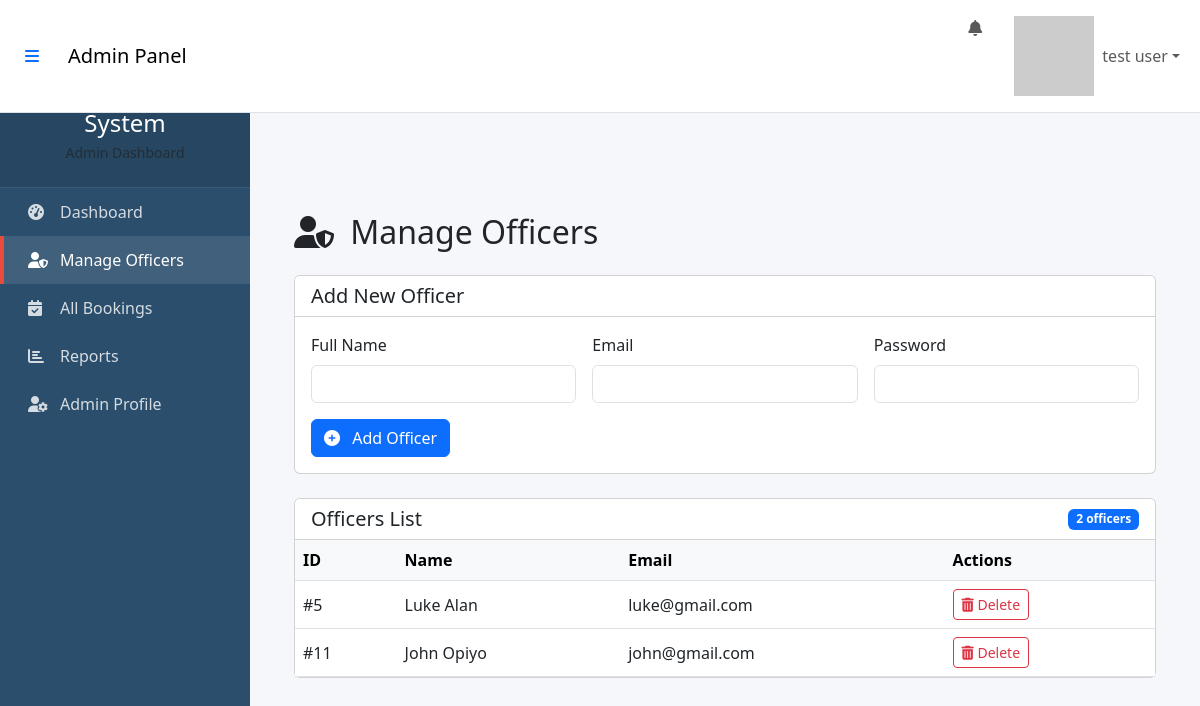
/views/admin/officer.php (signed in), run on the app's committed database.
### tables this page shows
CREATE TABLE `users` (
  `id` int(11) NOT NULL,
  `email` varchar(255) NOT NULL,
  `password` varchar(255) NOT NULL,
  `full_name` varchar(100) NOT NULL,
  `role` enum('admin','officer','customer') NOT NULL,
  `status` enum('active','inactive') DEFAULT 'active',
  `remember_token` varchar(64) DEFAULT NULL,
  `token_expiry` datetime DEFAULT NULL,
  `created_at` timestamp NOT NULL DEFAULT current_timestamp(),
  `updated_at` timestamp NOT NULL DEFAULT current_timestamp() ON UPDATE current_timestamp(),
  `role_id` int(11) DEFAULT NULL
);

### config/database.php (called while the page is built, shortened)
<?php
class Database {
    private $host = 'localhost';
    private $username = 'root';
    private $password = '';
    private $database = 'police_bookings';
    private $connection;
    public function __construct() {
        $this->connection = new mysqli(
            $this->host,
            $this->username,
            $this->password,
            $this->database
        );
    }
    public function query($sql, $params = []) {
        $stmt = $this->connection->prepare($sql);
        $stmt->execute();
        $result = $stmt->get_result();
        if ($result) {
            return $result->fetch_all(MYSQLI_ASSOC);
        } else {
            return $stmt->affected_rows;
        }
    }
}
?>

### views/admin/officer.php (the view, shortened to what this page needs)
<?php
require_once __DIR__ . '/../../includes/header.php';
require_once __DIR__ . '/../../config/database.php';
$db = new Database();
$officers = $db->query(
    "SELECT id, full_name, email FROM users
     WHERE role = 'officer' OR role_id = (SELECT id FROM roles WHERE name = 'officer')"
) ?: [];
?>
<?php include __DIR__ . '/navbar.php'; ?>
<?php include __DIR__ . '/sidebar.php'; ?>
<div class="main-content">
        <div class="container-fluid p-4">
        <h2 class="mb-4"><i class="fas fa-user-shield me-2"></i> Manage Officers</h2>
        <div class="card mb-4">
            <div class="card-header bg-white">
                <h5 class="mb-0">Add New Officer</h5>
            </div>
            <div class="card-body">
                <form method="POST">
                    <div class="row g-3">
                        <div class="col-md-4">
                            <label for="name" class="form-label">Full Name</label>
                            <input type="text" class="form-control" id="name" name="full_name" required>
                        </div>
                        <div class="col-md-4">
                            <label for="email" class="form-label">Email</label>
                            <input type="email" class="form-control" id="email" name="email" required>
                        </div>
                        <div class="col-md-4">
                            <label for="password" class="form-label">Password</label>
                            <input type="password" class="form-control" id="password" name="password" required>
                        </div>
                        <div class="col-12">
                            <button type="submit" name="add_officer" class="btn btn-primary">
                                <i class="fas fa-plus-circle me-2"></i> Add Officer
                            </button>
                        </div>
                    </div>
                </form>
            </div>
        </div>
        <div class="card">
            <div class="card-header bg-white d-flex justify-content-between align-items-center">
                <h5 class="mb-0">Officers List</h5>
                <span class="badge bg-primary"><?= count($officers) ?> officers</span>
            </div>
            <div class="card-body p-0">
                <?php if (!empty($officers)): ?>
                    <div class="table-responsive">
                        <table class="table table-hover align-middle mb-0">
                            <thead class="table-light">
                                <tr>
                                    <th>ID</th>
                                    <th>Name</th>
                                    <th>Email</th>
                                    <th>Actions</th>
                                </tr>
                            </thead>
                            <tbody>
                                <?php foreach ($officers as $officer): ?>
                                    <tr>
                                        <td>#<?= $officer['id'] ?></td>
                                        <td><?= htmlspecialchars($officer['full_name']) ?></td>
                                        <td><?= htmlspecialchars($officer['email']) ?></td>
                                        <td>
                                            <form method="POST" style="display: inline;">
                                                <button type="submit" name="delete_officer" class="btn btn-sm btn-outline-danger"
                                                    onclick="return confirm('Are you sure you want to delete this officer?')">
                                                    <i class="fas fa-trash-alt"></i> Delete
                                                </button>
                                            </form>
                                        </td>
                                    </tr>
                                <?php endforeach; ?>
                            </tbody>
                        </table>
                    </div>
                <?php endif; ?>
            </div>
        </div>
</div>
</div>

### includes/header.php (style rules this page uses)
:root { --primary-color: #2a4e6c; --secondary-color: #3a6688; --accent-color: #e74c3c; --light-color: #f8f9fa; --dark-color: #212529; --sidebar-width: 250px; --navbar-height: 56px; }
body { margin: 0; padding: 0; font-family: 'Segoe UI', Tahoma, Geneva, Verdana, sans-serif; background-color: #f5f7fa; }
.main-content { margin-left: var(--sidebar-width); margin-top: var(--navbar-height); padding: 20px; min-height: calc(100vh - var(--navbar-height)); transition: margin-left 0.3s ease; }
html { margin: 0; padding: 0; }

### data on the page
users: id "5", full_name "Luke Alan", email "luke@gmail.com"
users: id "11", full_name "John Opiyo", email "john@gmail.com"

### other printed values
$_SESSION['user_name'] "test user"
count($officers) "2"
